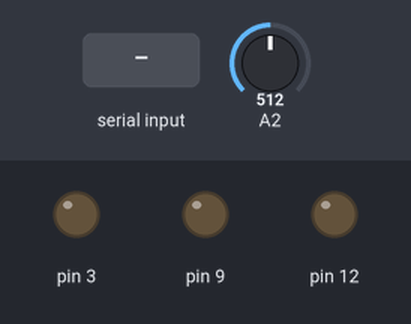
This sketch was run on a simulated Arduino Uno, built with avr-gcc and run on an emulated ATmega328P. On the bench: output pins drawn as LEDs (lit = HIGH). The inputs (shaded band) are chosen by the test bench; at power-on: A2 = 512. What the sketch prints to the serial monitor is not drawn.

Above: at 1.2 s.
1.3 s: "90,45,200;" received over Serial
At 2.5 s:
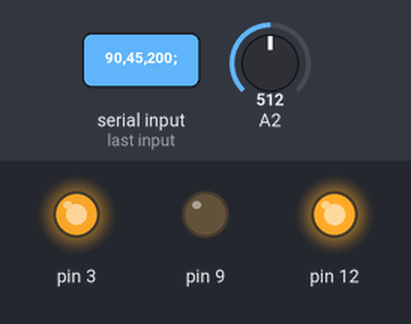
2.8 s: A2 set to 115
4.3 s: A2 set to 99
At 4.9 s:
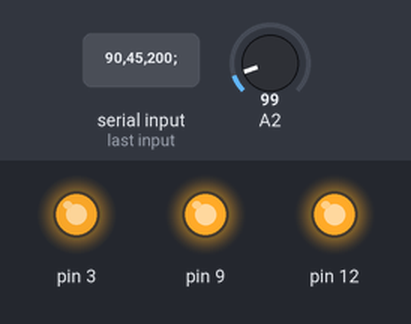
5.8 s: "200;" received over Serial
At 6.1 s:
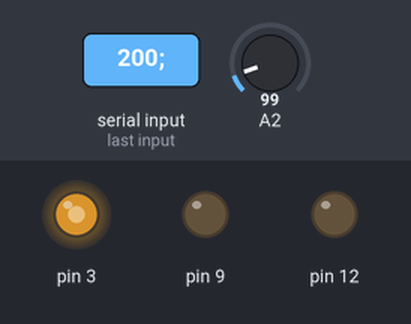
7.3 s: "1,90;" received over Serial
At 8.5 s:
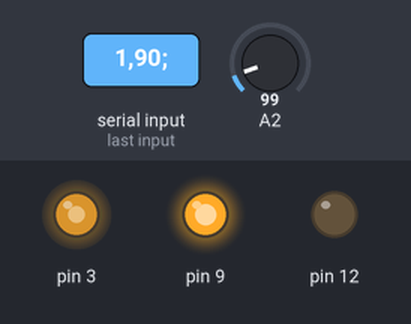
8.8 s: "30,150,10;" received over Serial
At 9.6 s:
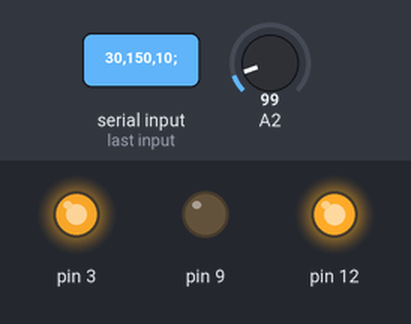
Timing chart, 0 to 11.3 s (numbered marks = the images above; inputs shaded):
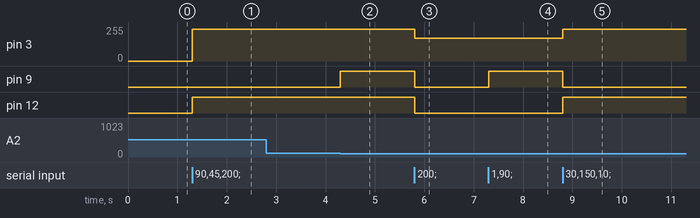

Measured:
- the behaviour switches between 110 and 109 on A2 (found by bisection; images 1 and 2)
- after the input at 1.3 s, pin 3: 0/255 → 240/255 at once; pin 12: LOW → HIGH at once
- after the input at 4.3 s, pin 9: LOW → HIGH at once
- after the input at 5.8 s, pin 3: 240/255 → 170/255 at once; pin 9, pin 12: HIGH → LOW at once
- after the input at 7.3 s, pin 9: LOW → HIGH at once
- after the input at 8.8 s, pin 3: 170/255 → 240/255 at once; pin 9: HIGH → LOW at once; pin 12: LOW → HIGH at once

The sketch:

Unity_test_181005_serialEvent.ino
```cpp
#define SPEED1 240  // スライダを縮める場合
#define SPEED2 170
#define JITTER 20    // スライダが正しい位置に移動したかを判定する閾値
#define MAX_LENGTH 1023

int slide;        // 受信したデータ（スライダを移動させる位置）
String str; //受信したデータの一時保存

int speed_level;  // 指定したモータの回転速度（現在未使用）
int diff;         // 指定されたスライダの位置と現在の位置の差


void setup() {
  //Serial.begin(9600);
  Serial.begin(38400);
  // モーターAの制御用ピン設定
  pinMode(12, OUTPUT); // 回転方向 (HIGH/LOW)
  pinMode(9, OUTPUT); // ブレーキ (HIGH/LOW)
  pinMode(3, OUTPUT); // A PWMによるスピード制御 (0-255)
  digitalWrite(9, LOW);
}

void loop() {
  int vr = analogRead(A2); //A2にボリューム部の2ピンを接続。1=5V,0=GND
  Serial.println(vr);
  //str = Serial.readStringUntil(';');
  //slide = str.toInt();
  //Serial.flush();
}

//シリアル割り込み処理
/*Unity側で行っている割り込み処理を重複させないための処理
  ArduinoがFを送信→Unity側からのシリアル通信を停止
  Arduinoがintを送信→Unity側からのシリアル通信を再開*/
void serialEvent() {

  Serial.println("F"); //割り込み処理を重複させないためのフラグ
  if (Serial.available() > 0) {
    str = Serial.readStringUntil(';');
    //Serial.flush();
    //str = Serial.readStringUntil('\n');
    //slide = Serial.read();
    slide = str.toInt();

    /*伸縮処理開始*/
    int vr = analogRead(A2); //A2にボリューム部の2ピンを接続。1=5V,0=GND

    if (vr > slide) {   // モーターA: 正転
      digitalWrite(12, HIGH); //正転
      digitalWrite(9, LOW); //ブレーキOFF
      analogWrite(3, SPEED1);

      while (vr > slide) {  // 受信したデータよりスライダの位置が大きい場合
        vr = analogRead(A2);
        diff = vr - slide;
        if (-JITTER < diff && diff < JITTER) { // 一定の閾値以内であれば指定の位置まで移動したとみなす
          break;
        }
        /*割り込み処理で代替しようとしたけどこっちじゃないと即オーバーフローorガタガタ*/
        if ( Serial.available() ) {   // 上記で制止しなかったとしても，伸縮距離が変更されているかもしれないので再度データを受信
          String str = Serial.readStringUntil(';');
          //Serial.flush();
          slide = str.toInt();
        }
        delay(1);
      }
      digitalWrite(9, HIGH); //ブレーキON
    } else if (vr < slide) {   // モーターA: 逆転
      digitalWrite(12, LOW);  //逆転
      digitalWrite(9, LOW); //ブレーキOFF
      analogWrite(3, SPEED2);

      while (vr < slide) {  // 受信したデータよりスライダの位置が小さい場合
        vr = analogRead(A2);
        int diff = vr - slide;
        if (-JITTER < diff && diff < JITTER) { // 一定の閾値以内であれば指定の位置まで移動したとみなす
          break;
        }
    /*割り込み処理で代替しようとしたけどこっちじゃないと即オーバーフローorガタガタ*/
        if ( Serial.available() ) {   // 上記で制止しなかったとしても，伸縮距離が変更されているかもしれないので再度データを受信
          String str = Serial.readStringUntil(';');
          //Serial.flush();
          slide = str.toInt();
        }

        delay(1);
      }
      digitalWrite(9, HIGH);//ブレーキON
    }
  }
  //Serial.flush();
}
```
